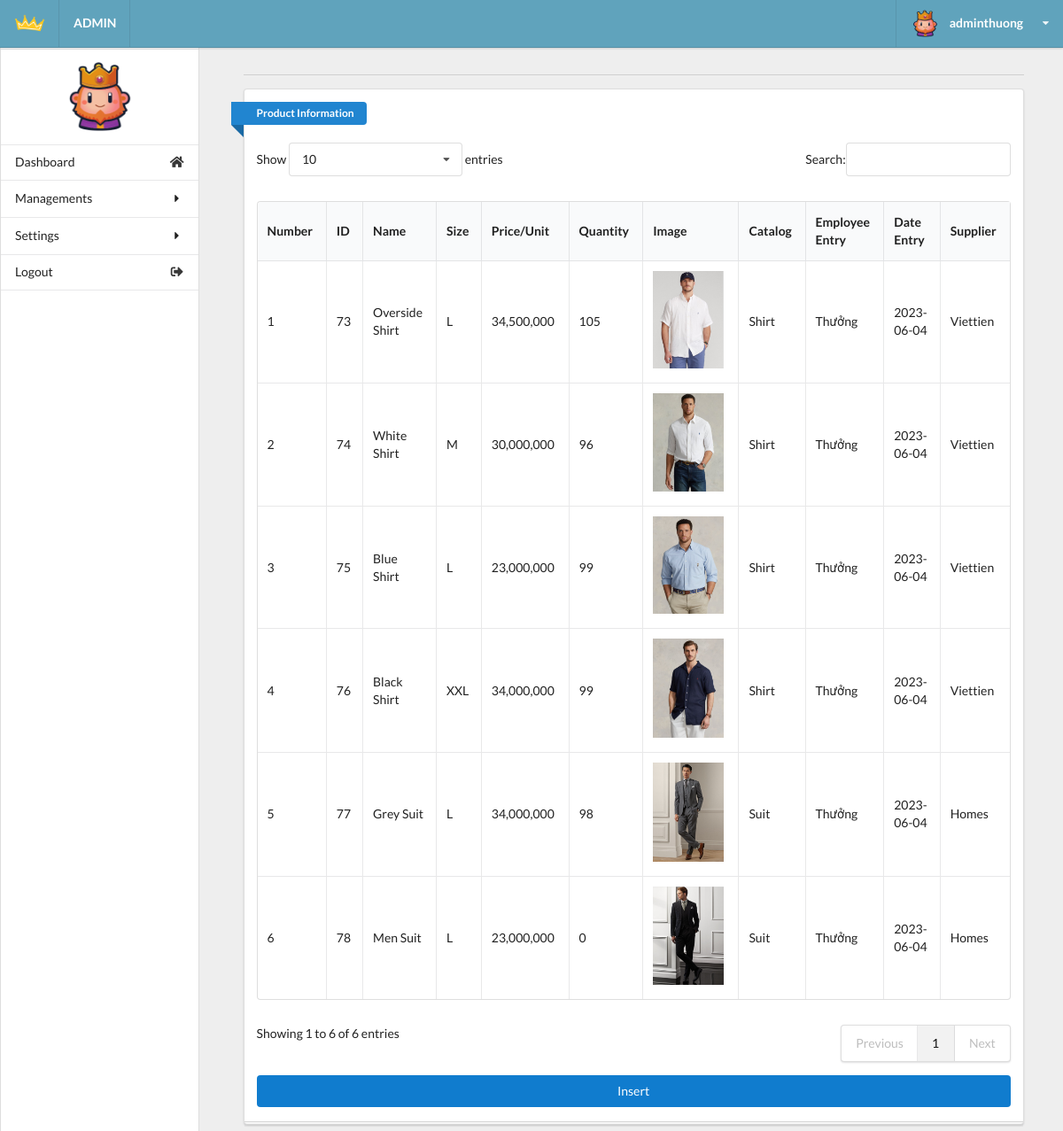
The page /admin/admin.php?act=product (signed in) on the database as committed earlier.
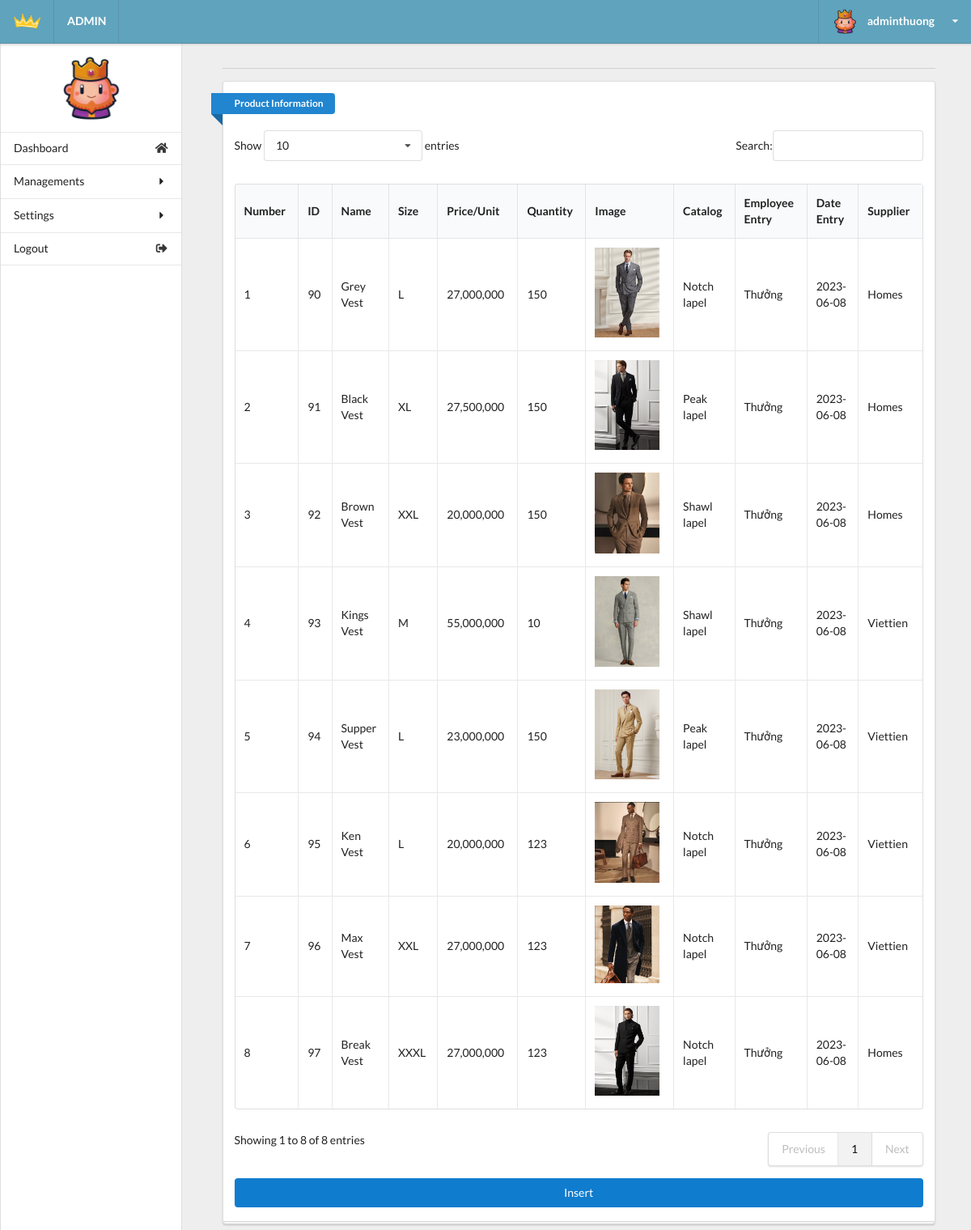
The same page on the database as committed later.
### tables this page shows
CREATE TABLE `tbl_product` (
  `id_product` int(6) NOT NULL,
  `product_name` varchar(255) NOT NULL,
  `quantity` int(11) NOT NULL DEFAULT 0,
  `product_img` varchar(50) NOT NULL,
  `product_prices` int(10) NOT NULL DEFAULT 0,
  `catalog_id` int(4) NOT NULL,
  `employee_entry` int(11) NOT NULL,
  `entry_date` date NOT NULL DEFAULT current_timestamp(),
  `sup_id` int(11) NOT NULL,
  `view` tinyint(4) NOT NULL DEFAULT 0,
  `special` tinyint(4) NOT NULL DEFAULT 0,
  `old_prices` int(11) NOT NULL DEFAULT 0,
  `description` varchar(255) NOT NULL,
  `size` varchar(5) NOT NULL DEFAULT 'L'
);

CREATE TABLE `tbl_catalog` (
  `id_catalog_k` int(4) NOT NULL,
  `catalog_name` varchar(50) NOT NULL,
  `prioritize` int(4) NOT NULL DEFAULT 0,
  `display_ctl` tinyint(1) NOT NULL DEFAULT 1
);

CREATE TABLE `tbl_user` (
  `id` int(11) NOT NULL,
  `name_us` varchar(50) DEFAULT NULL,
  `address_us` varchar(100) DEFAULT NULL,
  `email` varchar(50) NOT NULL,
  `user` varchar(20) NOT NULL,
  `password_us` varchar(20) NOT NULL,
  `role_us` tinyint(1) NOT NULL DEFAULT 0
);

CREATE TABLE `tbl_supplier` (
  `sup_id` int(11) NOT NULL,
  `sup_name` varchar(255) NOT NULL,
  `sup_address` varchar(255) NOT NULL,
  `sup_bank` int(11) NOT NULL,
  `sup_tax_code` int(11) NOT NULL
);

### model/productdb.php (called while the page is built, shortened)
<?php
function getall_product(){
    $conn=connectdb();
    $stmt = $conn->prepare("SELECT * FROM tbl_product");
    $stmt->execute();
    $kq=$stmt->fetchAll();
    return $kq;
}
?>

### model/catalogdb.php (called while the page is built, shortened)
<?php
function getall_catalog(){
  $conn=connectdb();
  $stmt = $conn->prepare("SELECT * FROM tbl_catalog");
  $stmt->execute();
  $kq=$stmt->fetchAll();
  return $kq;
}
?>

### model/userdb.php (called while the page is built, shortened)
<?php
function getall_user(){
    $conn=connectdb();
    $stmt = $conn->prepare("SELECT * FROM tbl_user");
    $stmt->execute();
    $kq=$stmt->fetchAll();
    return $kq;
}
?>

### model/supplierdb.php (called while the page is built, shortened)
<?php
function getall_supplier(){
    $conn=connectdb();
    $stmt = $conn->prepare("SELECT * FROM tbl_supplier");
    $stmt->execute();
    $kq=$stmt->fetchAll();
    return $kq;
}
?>

### admin/product.php (the view, shortened to what this page needs)
<div class="right floated thirteen wide computer sixteen wide phone column" id="content">
  <div class="ui container grid">
    <div class="row">
      <div class="fifteen wide computer sixteen wide phone centered column center-table">
        <div class="ui divider"></div>
        <div class="ui grid">
          <div class="sixteen wide computer sixteen wide phone centered column">
            <div class="ui stacked segment">
              <div class="ui blue ribbon icon label">Product Information</div>
              <br><br>
              <table id="example" class="ui celled table responsive nowrap unstackable" style="width:100%">
                <thead>
                  <tr>
                    <th>Number</th>
                    <th>ID</th>
                    <th>Name</th>
                    <th>Size</th>
                    <th>Price/Unit</th>
                    <th>Quantity</th>
                    <th>Image</th>
                    <th>Catalog</th>
                    <th>Employee Entry</th>
                    <th>Date Entry</th>
                    <th>Supplier</th>
                  </tr>
                </thead>
                <?php
                  if (isset($kq) && (count($kq) > 0)) {
                    $i = 1;
                    foreach ($kq as $product) {
                      $name = '';
                      foreach ($dmsp as $dm) {
                        if ($dm['id_catalog_k'] == $product['catalog_id']) {
                          $name = $dm['catalog_name'];
                          break;
                        }
                      }
                      $name_employee='';
                      foreach ($dmee as $us) {
                        if ($us['id'] == $product['employee_entry']) {
                          $name_employee = $us['name_us'];
                          break;
                        }
                      }
                      $name_supplier='';
                      foreach ($dmsup as $sup) {
                        if ($sup['sup_id'] == $product['sup_id']) {
                          $name_supplier = $sup['sup_name'];
                          break;
                        }
                      }
                      echo '
                        <tr>
                          <td>'.$i.'</td>
                          <td>'.$product['id_product'].'</td>
                          <td>'.$product['product_name'].'</td>
                          <td>'.$product['size'].'</td>
                          <td>'.number_format($product['product_prices']).'</td>
                          <td>'.$product['quantity'].'</td>
                          <td><img src="../uploads/'.$product['product_img'].'" width="80px"></td>
                          <td>'.$name.'</td>
                          <td>'.$name_employee.'</td>
                          <td>'.$product['entry_date'].'</td>
                          <td>'.$name_supplier.'</td>
                          <td>
                            <button  class="button-update"><a class="change-a" href="admin.php?act=updateform_product&id='.$product['id_product'].'">Update</a></button>
                            <button  class="button-delete"><a class="change-a" href="admin.php?act=del_product&id='.$product['id_product'].'">Delete</a></button>
                          </td>
                        </tr>';
                      $i++;
                    }
                  }
                ?>
              </table>
              <div>
                  <button  class="button-insert"><a class="change-a" href="admin.php?act=insert_product&id='1'">Insert</a></button>
              </div>
            </div>
          </div>
        </div>
      </div>
    </div>
  </div>
</div>
</div>
</body>
</html>

### admin/admin.php (shortened to what this page needs)
<?php
  if(isset($_SESSION['role'])&&$_SESSION['role']==1)
  {
        include("../model/productdb.php");
        include("../model/catalogdb.php");
        include("../model/userdb.php");
        include("../model/supplierdb.php");
        include("head.php");
      include("header.php");
      include("sidebar.php");
      if(isset($_GET['act']))
      {
        switch($_GET['act']){
          case 'product':
              $dmsp = getall_catalog();
              $dmee = getall_user();
              $dmsup = getall_supplier();
              $kq = getall_product();
              include("product.php");
              break;
        }
      }
    }
    else
    {
      header('location: login.php');
    }
?>

### admin/head.php (shortened to what this page needs)
<!DOCTYPE html>
<html lang="en">
<head>
  <link rel="stylesheet" href="vendors/fomantic-ui/semantic.min.css">
  <link rel="stylesheet" href="css/main.css">
  <link rel="stylesheet" href="vendors/chart.js/Chart.min.css">
</head>

### admin/header.php (shortened to what this page needs)
<body>
  <div class="ui grid">
    <div class="row">
      <div class="ui grid">
        <div class="computer only row">
          <div class="column">
            <div class="ui top fixed menu navcolor">
              <div class="item">
                <img src="images/logo.png" alt="SimpleIU">
              </div>
              <div class="left menu">
                <div class="nav item">
                  <strong class="navtext">ADMIN</strong>
                </div>
              </div>
              <div class="ui top pointing dropdown admindropdown link item right">
                <img class="imgrad" src="images/user.png" alt="">
                <span class="clear navtext"><strong><?php echo $_SESSION['name'];?></strong></span>
                <i class="dropdown icon navtext"></i>
              </div>
            </div>
          </div>
        </div>

### admin/sidebar.php (shortened to what this page needs)
<div class="computer only row">
  <div class="left floated three wide computer column" id="computersidebar">
    <div class="ui vertical fluid menu scrollable" id="simplefluid">
      <div class="item">
        <img src="images/user.png" id="sidebar-image">
      </div>
      <a class="item" href="admin.php?act=statistic"><i class="home icon"></i> Dashboard</a>
      <div class=" ui accordion simpleaccordion item">
        <div class="title titleaccordion item"><i class="dropdown icon"></i>Managements</div>
      </div>
      <div class="ui accordion simpleaccordion item">
        <div class="title titleaccordion item"><i class="dropdown icon"></i> Settings</div>
      </div>
      <a href="admin.php?act=logout" class="item"><i class="sign out alternate icon"></i> Logout</a>
      <a class="item"></a>
    </div>
  </div>
</div>
</div>
</div>

### admin/css/main.css (style rules this page uses)
html, body { background-color: #eeeeee; height: 100%; width: 100%; margin: 0; padding: 0; }
.navcolor { background-color: #60a3bc !important; }
.navtext { color: #ffffff !important; }
.clear { margin: 0px 10px; }
.imgrad { border-radius: 50%; }
#sidebar-image { max-height: 90px; max-width: 90px; height: 90px; width: 90px; margin-left: auto; margin-right: auto; border-radius: 50%; }
#computersidebar { position: fixed; top: 1em; left: 0; padding: 0; bottom: 0; background-color: #FFF; }
.scrollable { overflow-y: auto; overflow-x: hidden; }
#simplefluid { height: 100%; border-bottom: 0 none !important; box-shadow: none; }
#content { top: 1em; }
.simpleaccordion { padding: unset !important; }
.titleaccordion { padding: 14px 16px !important; }
.button-insert { background-color: #107cce; border: none; color: white; width: 100%; margin-top: 15px; padding: 10px 40px; text-align: center; text-decoration: none; display: inline-block; border-radius: 4px; }
.change-a { color: white; width: 100%; }

Rows that differ between the two databases and show on the page:
removed tbl_product: id_product "73", product_name "Overside Shirt", size "L", product_prices "34,500,000", quantity "105", product_img (picture), catalog.catalog_name "Shirt", employee_entry.name_us "Thưởng", entry_date "2023-06-04", sup.sup_name "Viettien"
removed tbl_product: id_product "74", product_name "White Shirt", size "M", product_prices "30,000,000", quantity "96", product_img (picture), catalog.catalog_name "Shirt", employee_entry.name_us "Thưởng", entry_date "2023-06-04", sup.sup_name "Viettien"
removed tbl_product: id_product "75", product_name "Blue Shirt", size "L", product_prices "23,000,000", quantity "99", product_img (picture), catalog.catalog_name "Shirt", employee_entry.name_us "Thưởng", entry_date "2023-06-04", sup.sup_name "Viettien"
removed tbl_product: id_product "76", product_name "Black Shirt", size "XXL", product_prices "34,000,000", quantity "99", product_img (picture), catalog.catalog_name "Shirt", employee_entry.name_us "Thưởng", entry_date "2023-06-04", sup.sup_name "Viettien"
removed tbl_product: id_product "77", product_name "Grey Suit", size "L", product_prices "34,000,000", quantity "98", product_img (picture), catalog.catalog_name "Suit", employee_entry.name_us "Thưởng", entry_date "2023-06-04", sup.sup_name "Homes"
removed tbl_product: id_product "78", product_name "Men Suit", size "L", product_prices "23,000,000", quantity "0", product_img (picture), catalog.catalog_name "Suit", employee_entry.name_us "Thưởng", entry_date "2023-06-04", sup.sup_name "Homes"
added tbl_product: id_product "90", product_name "Grey Vest", size "L", product_prices "27,000,000", quantity "150", product_img (picture), catalog.catalog_name "Notch lapel", employee_entry.name_us "Thưởng", entry_date "2023-06-08", sup.sup_name "Homes"
added tbl_product: id_product "91", product_name "Black Vest", size "XL", product_prices "27,500,000", quantity "150", product_img (picture), catalog.catalog_name "Peak lapel", employee_entry.name_us "Thưởng", entry_date "2023-06-08", sup.sup_name "Homes"
added tbl_product: id_product "92", product_name "Brown Vest", size "XXL", product_prices "20,000,000", quantity "150", product_img (picture), catalog.catalog_name "Shawl lapel", employee_entry.name_us "Thưởng", entry_date "2023-06-08", sup.sup_name "Homes"
added tbl_product: id_product "93", product_name "Kings Vest", size "M", product_prices "55,000,000", quantity "10", product_img (picture), catalog.catalog_name "Shawl lapel", employee_entry.name_us "Thưởng", entry_date "2023-06-08", sup.sup_name "Viettien"
added tbl_product: id_product "94", product_name "Supper Vest", size "L", product_prices "23,000,000", quantity "150", product_img (picture), catalog.catalog_name "Peak lapel", employee_entry.name_us "Thưởng", entry_date "2023-06-08", sup.sup_name "Viettien"
added tbl_product: id_product "95", product_name "Ken Vest", size "L", product_prices "20,000,000", quantity "123", product_img (picture), catalog.catalog_name "Notch lapel", employee_entry.name_us "Thưởng", entry_date "2023-06-08", sup.sup_name "Viettien"
added tbl_product: id_product "96", product_name "Max Vest", size "XXL", product_prices "27,000,000", quantity "123", product_img (picture), catalog.catalog_name "Notch lapel", employee_entry.name_us "Thưởng", entry_date "2023-06-08", sup.sup_name "Viettien"
added tbl_product: id_product "97", product_name "Break Vest", size "XXXL", product_prices "27,000,000", quantity "123", product_img (picture), catalog.catalog_name "Notch lapel", employee_entry.name_us "Thưởng", entry_date "2023-06-08", sup.sup_name "Homes"
Other text that changed with them:
text written by a page script: "Show 10 entries Search: Showing 1 to 6 of 6 entries Previous 1 Next" → "Show 10 entries Search: Showing 1 to 8 of 8 entries Previous 1 Next"
